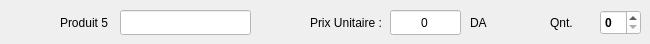
       <widget class="QWidget" name="ProduitE_2">
        <attribute name="title">
         <string>Produit 5</string>
        </attribute>
        <attribute name="toolTip">
         <string>Produit E...</string>
        </attribute>
        <widget class="QLabel" name="providerDProduct_30">
         <property name="geometry">
          <rect>
           <x>60</x>
           <y>10</y>
           <width>51</width>
           <height>25</height>
          </rect>
         </property>
         <property name="styleSheet">
          <string notr="true">QLabel{border:0px}</string>
         </property>
         <property name="text">
          <string>Produit 5</string>
         </property>
        </widget>
        <widget class="QLineEdit" name="productPrice5">
         <property name="geometry">
          <rect>
           <x>390</x>
           <y>10</y>
           <width>71</width>
           <height>25</height>
          </rect>
         </property>
         <property name="styleSheet">
          <string notr="true">background-color:white;</string>
         </property>
         <property name="text">
          <string>0</string>
         </property>
         <property name="alignment">
          <set>Qt::AlignCenter</set>
         </property>
        </widget>
        <widget class="QLabel" name="providerDProduct_31">
         <property name="geometry">
          <rect>
           <x>310</x>
           <y>10</y>
           <width>71</width>
           <height>25</height>
          </rect>
         </property>
         <property name="styleSheet">
          <string notr="true">QLabel{border:0px}</string>
         </property>
         <property name="text">
          <string>Prix Unitaire :</string>
         </property>
        </widget>
        <widget class="QLineEdit" name="product5">
         <property name="geometry">
          <rect>
           <x>120</x>
           <y>10</y>
           <width>131</width>
           <height>25</height>
          </rect>
         </property>
         <property name="styleSheet">
          <string notr="true">background-color:white;</string>
         </property>
        </widget>
        <widget class="QSpinBox" name="productQuantite5">
         <property name="geometry">
          <rect>
           <x>600</x>
           <y>10</y>
           <width>41</width>
           <height>25</height>
          </rect>
         </property>
         <property name="font">
          <font>
           <weight>75</weight>
           <bold>true</bold>
          </font>
         </property>
         <property name="cursor">
          <cursorShape>PointingHandCursor</cursorShape>
         </property>
         <property name="styleSheet">
          <string notr="true">background-color:white;</string>
         </property>
         <property name="maximum">
          <number>1000</number>
         </property>
        </widget>
        <widget class="QLabel" name="label_33">
         <property name="geometry">
          <rect>
           <x>470</x>
           <y>10</y>
           <width>21</width>
           <height>25</height>
          </rect>
         </property>
         <property name="font">
          <font>
           <weight>50</weight>
           <bold>false</bold>
          </font>
         </property>
         <property name="styleSheet">
          <string notr="true">QLabel{border:0px}</string>
         </property>
         <property name="text">
          <string>DA</string>
         </property>
        </widget>
        <widget class="QLabel" name="providerDProduct_32">
         <property name="geometry">
          <rect>
           <x>550</x>
           <y>10</y>
           <width>41</width>
           <height>25</height>
          </rect>
         </property>
         <property name="styleSheet">
          <string notr="true">QLabel{border:0px}</string>
         </property>
         <property name="text">
          <string>Qnt.</string>
         </property>
        </widget>
       </widget>
